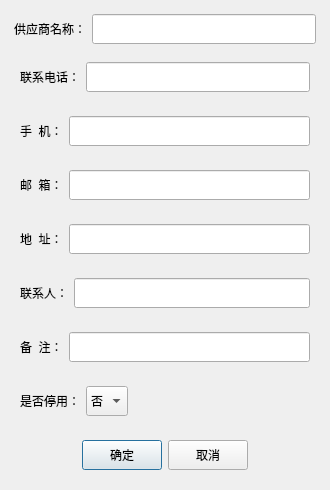
<?xml version="1.0" encoding="UTF-8"?>
<ui version="4.0">
 <class>Dialog</class>
 <widget class="QDialog" name="Dialog">
  <property name="geometry">
   <rect>
    <x>0</x>
    <y>0</y>
    <width>330</width>
    <height>488</height>
   </rect>
  </property>
  <property name="windowTitle">
   <string>Dialog</string>
  </property>
  <layout class="QVBoxLayout" name="verticalLayout">
   <item>
    <widget class="QWidget" name="widget" native="true">
     <layout class="QHBoxLayout" name="horizontalLayout">
      <property name="margin">
       <number>3</number>
      </property>
      <item>
       <widget class="QLabel" name="label">
        <property name="text">
         <string>供应商名称：</string>
        </property>
       </widget>
      </item>
      <item>
       <widget class="QLineEdit" name="lineEdit">
        <property name="minimumSize">
         <size>
          <width>0</width>
          <height>30</height>
         </size>
        </property>
       </widget>
      </item>
     </layout>
    </widget>
   </item>
   <item>
    <widget class="QWidget" name="widget_2" native="true">
     <layout class="QHBoxLayout" name="horizontalLayout_2">
      <item>
       <widget class="QLabel" name="label_2">
        <property name="text">
         <string>联系电话：</string>
        </property>
       </widget>
      </item>
      <item>
       <widget class="QLineEdit" name="lineEdit_2">
        <property name="minimumSize">
         <size>
          <width>0</width>
          <height>30</height>
         </size>
        </property>
       </widget>
      </item>
     </layout>
    </widget>
   </item>
   <item>
    <widget class="QWidget" name="widget_3" native="true">
     <layout class="QHBoxLayout" name="horizontalLayout_3">
      <item>
       <widget class="QLabel" name="label_3">
        <property name="text">
         <string>手  机：</string>
        </property>
       </widget>
      </item>
      <item>
       <widget class="QLineEdit" name="lineEdit_3">
        <property name="minimumSize">
         <size>
          <width>0</width>
          <height>30</height>
         </size>
        </property>
       </widget>
      </item>
     </layout>
    </widget>
   </item>
   <item>
    <widget class="QWidget" name="widget_4" native="true">
     <layout class="QHBoxLayout" name="horizontalLayout_4">
      <item>
       <widget class="QLabel" name="label_4">
        <property name="text">
         <string>邮  箱：</string>
        </property>
       </widget>
      </item>
      <item>
       <widget class="QLineEdit" name="lineEdit_4">
        <property name="minimumSize">
         <size>
          <width>0</width>
          <height>30</height>
         </size>
        </property>
       </widget>
      </item>
     </layout>
    </widget>
   </item>
   <item>
    <widget class="QWidget" name="widget_5" native="true">
     <layout class="QHBoxLayout" name="horizontalLayout_5">
      <item>
       <widget class="QLabel" name="label_5">
        <property name="text">
         <string>地  址：</string>
        </property>
       </widget>
      </item>
      <item>
       <widget class="QLineEdit" name="lineEdit_5">
        <property name="minimumSize">
         <size>
          <width>0</width>
          <height>30</height>
         </size>
        </property>
       </widget>
      </item>
     </layout>
    </widget>
   </item>
   <item>
    <widget class="QWidget" name="widget_8" native="true">
     <layout class="QHBoxLayout" name="horizontalLayout_8">
      <item>
       <widget class="QLabel" name="label_7">
        <property name="text">
         <string>联系人：</string>
        </property>
       </widget>
      </item>
      <item>
       <widget class="QLineEdit" name="lineEdit_6">
        <property name="minimumSize">
         <size>
          <width>0</width>
          <height>30</height>
         </size>
        </property>
       </widget>
      </item>
     </layout>
    </widget>
   </item>
   <item>
    <widget class="QWidget" name="widget_9" native="true">
     <layout class="QHBoxLayout" name="horizontalLayout_9">
      <item>
       <widget class="QLabel" name="label_8">
        <property name="text">
         <string>备  注：</string>
        </property>
       </widget>
      </item>
      <item>
       <widget class="QLineEdit" name="lineEdit_7">
        <property name="minimumSize">
         <size>
          <width>0</width>
          <height>30</height>
         </size>
        </property>
       </widget>
      </item>
     </layout>
    </widget>
   </item>
   <item>
    <widget class="QWidget" name="widget_6" native="true">
     <layout class="QHBoxLayout" name="horizontalLayout_6">
      <item>
       <widget class="QLabel" name="label_6">
        <property name="text">
         <string>是否停用：</string>
        </property>
       </widget>
      </item>
      <item>
       <widget class="QComboBox" name="comboBox">
        <property name="minimumSize">
         <size>
          <width>0</width>
          <height>30</height>
         </size>
        </property>
        <item>
         <property name="text">
          <string>否</string>
         </property>
        </item>
        <item>
         <property name="text">
          <string>是</string>
         </property>
        </item>
       </widget>
      </item>
      <item>
       <spacer name="horizontalSpacer">
        <property name="orientation">
         <enum>Qt::Horizontal</enum>
        </property>
        <property name="sizeHint" stdset="0">
         <size>
          <width>40</width>
          <height>20</height>
         </size>
        </property>
       </spacer>
      </item>
     </layout>
    </widget>
   </item>
   <item>
    <widget class="QWidget" name="widget_7" native="true">
     <layout class="QHBoxLayout" name="horizontalLayout_7">
      <item>
       <spacer name="horizontalSpacer_2">
        <property name="orientation">
         <enum>Qt::Horizontal</enum>
        </property>
        <property name="sizeHint" stdset="0">
         <size>
          <width>40</width>
          <height>20</height>
         </size>
        </property>
       </spacer>
      </item>
      <item>
       <widget class="QPushButton" name="pushButton">
        <property name="minimumSize">
         <size>
          <width>0</width>
          <height>30</height>
         </size>
        </property>
        <property name="text">
         <string>确定</string>
        </property>
       </widget>
      </item>
      <item>
       <widget class="QPushButton" name="pushButton_2">
        <property name="minimumSize">
         <size>
          <width>0</width>
          <height>30</height>
         </size>
        </property>
        <property name="text">
         <string>取消</string>
        </property>
       </widget>
      </item>
      <item>
       <spacer name="horizontalSpacer_3">
        <property name="orientation">
         <enum>Qt::Horizontal</enum>
        </property>
        <property name="sizeHint" stdset="0">
         <size>
          <width>40</width>
          <height>20</height>
         </size>
        </property>
       </spacer>
      </item>
     </layout>
    </widget>
   </item>
  </layout>
 </widget>
 <resources/>
 <connections/>
</ui>
